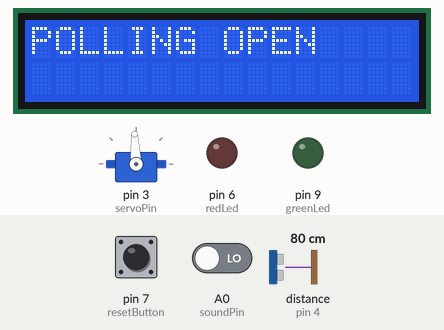
Bench run of a sketch on a simulated Arduino Uno, built with avr-gcc and run on an emulated ATmega328P. Parts: servo, 16×2 character LCD, output pins drawn as LEDs (lit = HIGH). Inputs (shaded band) come from the test bench; at power-on: pin 7 (resetButton) HIGH, A0 (soundPin) LOW, distance to the obstacle (sensor on pin 4) 80 cm. The echo pulse lasts 58.3 µs per cm; pins used as bus, display or sensor lines are not drawn; what the sketch prints to the serial monitor is not drawn.

Above: at 6.3 s.
6.4 s: pin 7 (resetButton) pulled LOW for 0.15 s
8.0 s: A0 (soundPin) driven HIGH
9.5 s: A0 (soundPin) driven LOW
At 10.2 s:
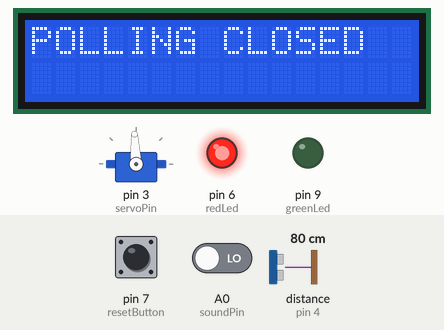
11.4 s: distance to the obstacle (sensor on pin 4) set to 4 cm
At 12.4 s:
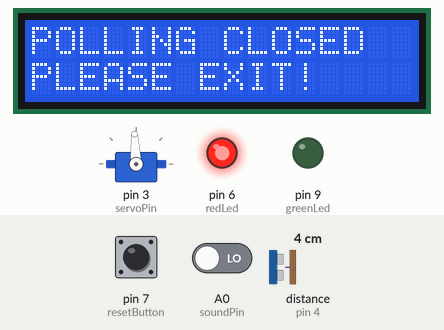
12.9 s: distance to the obstacle (sensor on pin 4) set to 18 cm
At 14.3 s:
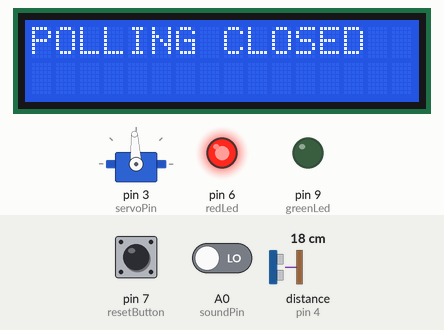
14.6 s: distance to the obstacle (sensor on pin 4) set to 9 cm
At 16.0 s:
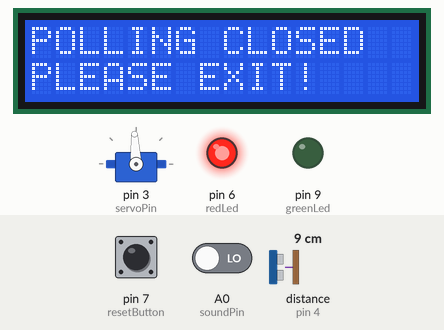
Timing chart, 0 to 17.1 s (numbered marks = the images above; inputs shaded):
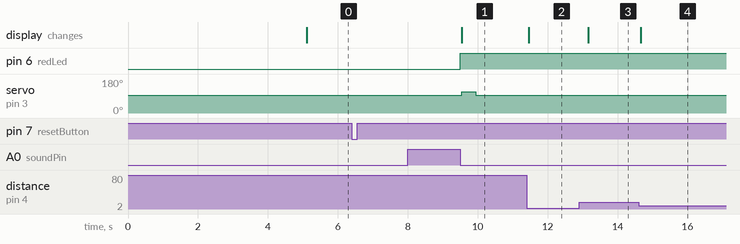

The sketch:

final_code.ino
```cpp
#include <Wire.h>
#include <LiquidCrystal_I2C.h>
#include <Servo.h>
#include <IRremote.hpp>

// --------------------
// PIN CONNECTIONS
// --------------------
const byte redLed = 6;
const byte greenLed = 9;
const byte servoPin = 3;
const byte soundPin = A0;
const byte irPin = 8;
const byte resetButton = 7;

const byte trigPin = 12;
const byte echoPin = 4;

// --------------------
// COMPONENTS
// --------------------
LiquidCrystal_I2C lcd(0x27, 16, 2);
Servo gateServo;

// --------------------
// SETTINGS
// --------------------
const byte NOISE_STATE = LOW;
const byte GUARD_BUTTON = 0x45;

// Continuous servo settings
const int STOP_SIGNAL = 1500;
const int CLOSE_SIGNAL = 1700;
const int OPEN_SIGNAL = 1300;
const int TURN_TIME = 400;

// Wait 10 seconds after reset
const unsigned long RESET_WAIT = 10000UL;

// DISTANCE: 10 CM OR LESS
const float EXIT_DISTANCE = 10.0;

// Distance checks every 100 ms
const unsigned long DISTANCE_INTERVAL = 100UL;

// Print distance every 500 ms
const unsigned long DISTANCE_PRINT = 2000UL;

// 3 clear readings before removing warning
const byte CLEAR_READINGS = 3;

// --------------------
// SYSTEM STATES
// --------------------
bool pollingClosed = false;
bool noiseArmed = false;
bool guardApproved = false;

bool waitingAfterReset = false;
unsigned long resetTime = 0;

byte lastButtonState = HIGH;

bool exitWarning = false;
byte clearCounter = 0;

unsigned long lastDistanceRead = 0;
unsigned long lastDistancePrint = 0;

// --------------------
// LCD FUNCTIONS
// --------------------
void showPollingOpen() {
  lcd.clear();
  lcd.setCursor(0, 0);
  lcd.print(F("POLLING OPEN"));
}

void showWaiting() {
  lcd.clear();
  lcd.setCursor(0, 0);
  lcd.print(F("WAITING"));
}

void showPollingClosed() {
  lcd.clear();
  lcd.setCursor(0, 0);
  lcd.print(F("POLLING CLOSED"));
}

void showExitWarning() {
  lcd.clear();

  lcd.setCursor(0, 0);
  lcd.print(F("POLLING CLOSED"));

  lcd.setCursor(0, 1);
  lcd.print(F("PLEASE EXIT!"));
}

// --------------------
// MOTOR FUNCTIONS
// --------------------
void closeGate() {
  Serial.println(F("MOTOR CLOSING..."));

  gateServo.writeMicroseconds(CLOSE_SIGNAL);
  delay(TURN_TIME);

  gateServo.writeMicroseconds(STOP_SIGNAL);

  Serial.println(F("MOTOR STOPPED"));
}

void openGate() {
  Serial.println(F("MOTOR OPENING..."));

  gateServo.writeMicroseconds(OPEN_SIGNAL);
  delay(TURN_TIME);

  gateServo.writeMicroseconds(STOP_SIGNAL);

  Serial.println(F("MOTOR STOPPED"));
}

// --------------------
// DISTANCE MEASUREMENT
// --------------------
float readDistance() {

  digitalWrite(trigPin, LOW);
  delayMicroseconds(2);

  digitalWrite(trigPin, HIGH);
  delayMicroseconds(10);
  digitalWrite(trigPin, LOW);

  unsigned long duration =
    pulseIn(echoPin, HIGH, 25000UL);

  // No echo received
  if (duration == 0) {
    return -1;
  }

  float distance = duration * 0.0343 / 2.0;

  // Invalid measurement
  if (distance < 2.0 || distance > 400.0) {
    return -1;
  }

  return distance;
}

// --------------------
// DISTANCE MONITORING
// --------------------
void checkDistanceSensor() {

  unsigned long now = millis();

  if (now - lastDistanceRead < DISTANCE_INTERVAL) {
    return;
  }

  lastDistanceRead = now;

  float distance = readDistance();

  // Invalid reading:
  // Do not assume the area is clear
  if (distance < 0) {
    clearCounter = 0;
    return;
  }

  // ==================================
  // PERSON WITHIN 10 CM
  // ==================================
  if (distance <= EXIT_DISTANCE) {

    clearCounter = 0;

    // Show warning only once
    if (!exitWarning) {

      exitWarning = true;

      showExitWarning();

      Serial.println(F("--------------------"));
      Serial.println(F("PERSON DETECTED"));
      Serial.println(F("LCD: PLEASE EXIT!"));
    }
  }

  // ==================================
  // PERSON OUTSIDE 10 CM
  // ==================================
  else {

    if (exitWarning) {

      clearCounter++;

      // Require 3 valid clear readings
      if (clearCounter >= CLEAR_READINGS) {

        exitWarning = false;
        clearCounter = 0;

        showPollingClosed();

        Serial.println(F("--------------------"));
        Serial.println(F("AREA CLEAR"));
        Serial.println(F("LCD: POLLING CLOSED"));
      }
    }
  }
}

// --------------------
// SETUP
// --------------------
void setup() {

  Serial.begin(9600);

  // LEDs OFF
  pinMode(redLed, OUTPUT);
  pinMode(greenLed, OUTPUT);

  digitalWrite(redLed, LOW);
  digitalWrite(greenLed, LOW);

  // Sound sensor
  pinMode(soundPin, INPUT);

  // Ultrasonic sensor
  pinMode(trigPin, OUTPUT);
  pinMode(echoPin, INPUT);
  digitalWrite(trigPin, LOW);

  // Reset button
  pinMode(resetButton, INPUT_PULLUP);
  lastButtonState = digitalRead(resetButton);

  // Servo starts stopped
  gateServo.writeMicroseconds(STOP_SIGNAL);
  gateServo.attach(servoPin);

  // LCD blank during startup
  lcd.init();
  lcd.clear();
  lcd.noBacklight();

  // IR receiver
  IrReceiver.begin(irPin, DISABLE_LED_FEEDBACK);

  Serial.println(F("===================="));
  Serial.println(F("SYSTEM INITIALIZING"));
  Serial.println(F("LEDS OFF"));
  Serial.println(F("MOTOR STOPPED"));
  Serial.println(F("LCD BLANK"));

  // Wait 5 seconds
  delay(5000);

  // Show polling open
  lcd.backlight();
  showPollingOpen();

  Serial.println(F("===================="));
  Serial.println(F("SYSTEM READY"));
  Serial.println(F("POLLING OPEN"));
  Serial.println(F("SOUND SENSOR ACTIVE"));
}

// --------------------
// MAIN LOOP
// --------------------
void loop() {

  // ====================
  // STEP 1: RESET WAIT
  // ====================

  if (waitingAfterReset) {

    if (millis() - resetTime >= RESET_WAIT) {

     waitingAfterReset = false;
      noiseArmed = false;

      showPollingOpen();

      Serial.println(F("===================="));
      Serial.println(F("10 SECONDS COMPLETED"));
      Serial.println(F("SOUND SENSOR ACTIVE"));
    }
  }

  // ====================
  // STEP 2: SOUND SENSOR
  // ====================

  if (!pollingClosed && !waitingAfterReset) {

    byte soundState = digitalRead(soundPin);

    // First wait for quiet
    if (!noiseArmed) {

      if (soundState != NOISE_STATE) {

        noiseArmed = true;
        Serial.println(F("SOUND SENSOR ARMED"));
      }
    }

    // Noise detected
    else if (soundState == NOISE_STATE) {

      pollingClosed = true;

      exitWarning = false;
      clearCounter = 0;

      Serial.println(F("===================="));
      Serial.println(F("NOISE DETECTED!"));
      Serial.println(F("EMERGENCY MODE"));

      // Red LED ON
      digitalWrite(redLed, HIGH);
      digitalWrite(greenLed, LOW);

      Serial.println(F("RED LED ON"));

      // Polling closed
      showPollingClosed();

      Serial.println(F("POLLING CLOSED"));

      // Move servo once
      closeGate();

      // Activate distance monitoring
      lastDistanceRead = millis();
      lastDistancePrint = millis();

      Serial.println(F("DISTANCE SENSOR ACTIVE"));
      Serial.println(F("WAITING FOR GUARD"));
    }
  }

  // ====================
  // STEP 3: IR REMOTE
  // ====================

  if (IrReceiver.decode()) {

    byte command =
      IrReceiver.decodedIRData.command;

    bool isRepeat =
      IrReceiver.decodedIRData.flags &
      IRDATA_FLAGS_IS_REPEAT;

   // Print only before guard approval
    if (pollingClosed &&
        !guardApproved &&
        command != 0x00) {

      Serial.print(F("IR BUTTON RECEIVED: 0x"));
      Serial.println(command, HEX);

      if (command == GUARD_BUTTON) {

        guardApproved = true;

        digitalWrite(greenLed, HIGH);

        Serial.println(F("BUTTON 1 DETECTED"));
        Serial.println(F("GREEN LED ON"));
        Serial.println(F("GUARD APPROVED"));
        Serial.println(F("WAITING FOR RESET"));
      }
    }

    IrReceiver.resume();
  }

  // ====================
  // STEP 4: RESET BUTTON
  // ====================

  byte buttonState = digitalRead(resetButton);

  if (lastButtonState == HIGH &&
      buttonState == LOW) {

    delay(30);

    if (digitalRead(resetButton) == LOW) {

      Serial.println(F("RESET BUTTON PRESSED"));

      if (pollingClosed && guardApproved) {

        Serial.println(F("===================="));
        Serial.println(F("RESET STARTED"));

        // Open gate once
        openGate();

        // LEDs OFF
        digitalWrite(redLed, LOW);
        digitalWrite(greenLed, LOW);

        Serial.println(F("LEDS OFF"));

       // LCD waiting
        showWaiting();

        // Reset states
        pollingClosed = false;
        guardApproved = false;
        noiseArmed = false;

        // Stop distance monitoring
        exitWarning = false;
        clearCounter = 0;

        Serial.println(F("DISTANCE SENSOR DISABLED"));

        // Wait 10 seconds
        waitingAfterReset = true;
        resetTime = millis();

        Serial.println(F("SYSTEM RESET COMPLETE"));
        Serial.println(F("WAITING 10 SECONDS..."));
      }

      else {
        Serial.println(F("RESET DENIED"));
      }
    }
  }

  lastButtonState = digitalRead(resetButton);

  // ====================
  // STEP 5: DISTANCE SENSOR
  // ====================

  // Active only in emergency mode
  if (pollingClosed) {

    checkDistanceSensor();
  }
}
```

Measured:
- after the input at 6.4 s, every drawn part: stays the same
- after the input at 8.0 s, every drawn part: stays the same
- after the input at 9.5 s, pin 6 (redLed): LOW → HIGH at once; servo on pin 3 (servoPin): 93° → 112° at once, → 93° 0.40 s later; the display: changes at once (image 1)
- after the input at 11.4 s, the display: changes after 0.07 s (image 2)
- after the input at 12.9 s, the display: changes after 0.26 s (image 3)
- after the input at 14.6 s, the display: changes after 0.07 s (image 4)
